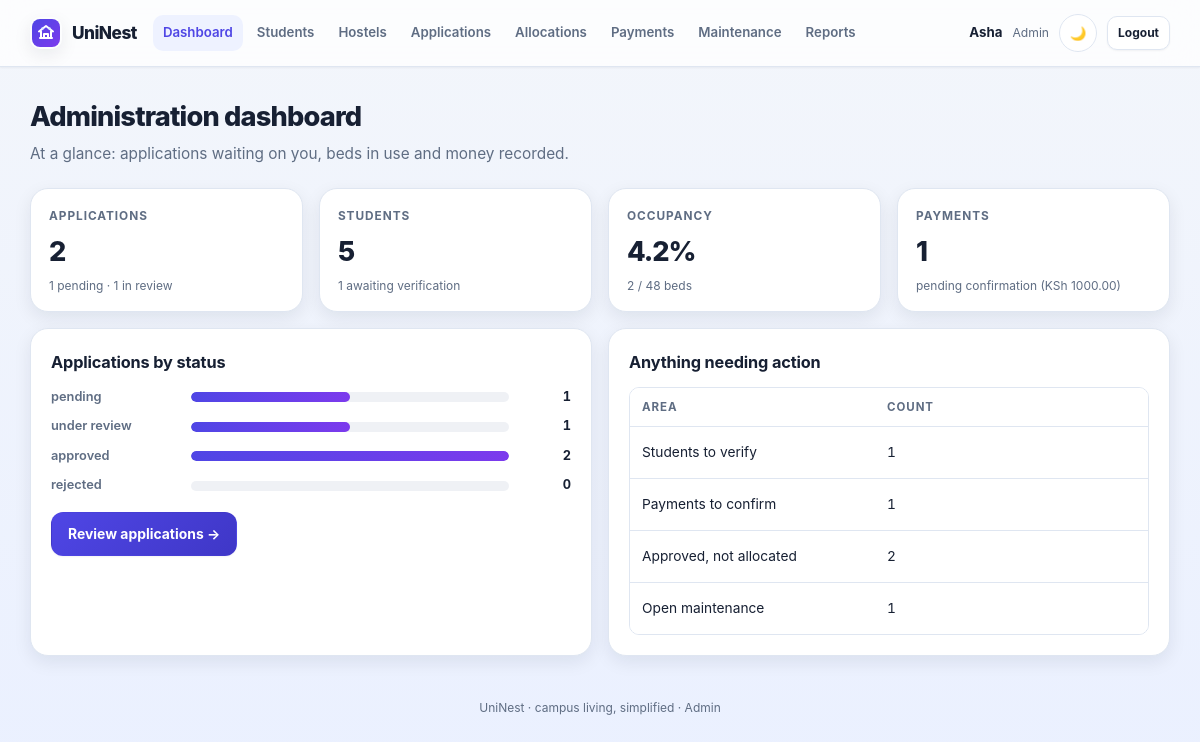
The page /admin/dashboard (signed in) on the database its author committed.
### app/models/user.py (models this page shows, shortened)
class User(db.Model):
    __tablename__ = "users"
    id = db.Column(db.Integer, primary_key=True)
    email = db.Column(db.String(120), unique=True, nullable=False, index=True)
    password_hash = db.Column(db.String(255), nullable=False)
    full_name = db.Column(db.String(120), nullable=False)
    profile_image = db.Column(db.String(500), nullable=True)
    role = db.Column(db.String(20), nullable=False, default="student")
    is_active = db.Column(db.Boolean, default=True)
    email_verified = db.Column(db.Boolean, default=True)
    verification_token = db.Column(db.String(255), nullable=True, unique=True)
    reset_token = db.Column(db.String(255), nullable=True, unique=True)
    created_at = db.Column(db.DateTime, default=datetime.utcnow)
    student = db.relationship("Student", back_populates="user", uselist=False, cascade="all, delete-orphan")

### app/models/payment.py (models this page shows, shortened)
class Payment(db.Model):
    __tablename__ = "payments"
    id = db.Column(db.Integer, primary_key=True)
    reference = db.Column(db.String(40), unique=True, nullable=False, index=True)
    student_id = db.Column(db.Integer, db.ForeignKey("students.id"), nullable=False, index=True)
    allocation_id = db.Column(db.Integer, db.ForeignKey("allocations.id"))
    amount = db.Column(db.Float, nullable=False)
    currency = db.Column(db.String(5), default="KSh")
    method = db.Column(db.String(20), nullable=False, default="mpesa")
    phone_number = db.Column(db.String(30))
    semester = db.Column(db.String(30), default="2026 Semester 1")
    status = db.Column(db.String(20), nullable=False, default="pending", index=True)
    description = db.Column(db.String(255))
    confirmed_by = db.Column(db.Integer, db.ForeignKey("users.id"))
    confirmed_at = db.Column(db.DateTime)
    created_at = db.Column(db.DateTime, default=datetime.utcnow)
    student = db.relationship("Student", back_populates="payments")
    allocation = db.relationship("Allocation", back_populates="payments")
    confirmer = db.relationship("User", foreign_keys=[confirmed_by])

### app/routes/web.py (the view)
@bp.get("/admin/dashboard")
@login_required(["admin"])
def admin_dashboard(user):
    s = report_service.summary()
    students = student_service.list_students()
    open_maintenance = maintenance_service.list_requests(None)
    return render_template(
        "admin/dashboard.html",
        summary=s,
        students_count=len(students),
        unverified=sum(1 for x in students if x.verification_status != "verified"),
        maintenance_open=sum(1 for r in open_maintenance if r.status != "resolved"),
    )

### app/models/hostel.py (called while the page is built)
    @property
    def beds_total(self):
        return sum(r.beds_total for r in self.rooms)

    @property
    def beds_occupied(self):
        return sum(r.beds_occupied for r in self.rooms)

    @property
    def beds_available(self):
        return self.beds_total - self.beds_occupied - self.beds_maintenance

    @property
    def beds_maintenance(self):
        return sum(r.beds_maintenance for r in self.rooms)

    @property
    def beds_total(self):
        return self.beds.count()

    @property
    def beds_occupied(self):
        return self.beds.filter_by(status="occupied").count()

    @property
    def beds_maintenance(self):
        return self.beds.filter_by(status="maintenance").count()

### app/routes/web.py (called while the page is built)
@bp.app_context_processor
def template_context():
    user = current_user()
    unread = 0
    if user:
        unread = report_service.unread_counts(user.id)
    return {"current_user": user, "unread_count": unread}

def current_user():
    uid = session.get("uid")
    return db.session.get(User, uid) if uid else None

def login_required(roles=None):
    def decorator(fn):
        @wraps(fn)
        def wrapper(*args, **kwargs):
            user = current_user()
            if not user:
                return redirect(url_for("web.login"))
            if roles and user.role not in roles:
                flash("You do not have access to that area.", "error")
                return redirect(url_for("web.dashboard"))
            return fn(*args, user=user, **kwargs)
        return wrapper
    return decorator

### app/services/maintenance_service.py (called while the page is built)
def list_requests(student_id=None, status=None):
    query = MaintenanceRequest.query
    if student_id:
        query = query.filter(MaintenanceRequest.student_id == student_id)
    if status:
        query = query.filter(MaintenanceRequest.status == status)
    return query.order_by(MaintenanceRequest.created_at.desc()).all()

### app/services/report_service.py (called while the page is built)
def unread_counts(user_id):
    unread = Notification.query.filter_by(user_id=user_id, is_read=False).count()
    return unread

### app/services/student_service.py (called while the page is built)
def list_students(status=None):
    query = Student.query
    if status in ("verified", "unverified"):
        query = query.filter(Student.verification_status == status)
    return query.order_by(Student.created_at.desc()).all()

### templates/admin/dashboard.html (shortened to what this page needs)
{% extends "base.html" %}
{% block content %}
<h1 class="page-title">Administration dashboard</h1>
<p class="page-sub">At a glance: applications waiting on you, beds in use and money recorded.</p>
<div class="grid cols-4">
  <div class="stat"><div class="label">Applications</div><div class="value">{{ summary.applications.pending + summary.applications.under_review }}</div><div class="hint">{{ summary.applications.pending }} pending · {{ summary.applications.under_review }} in review</div></div>
  <div class="stat"><div class="label">Students</div><div class="value">{{ students_count }}</div><div class="hint">{{ unverified }} awaiting verification</div></div>
  <div class="stat"><div class="label">Occupancy</div><div class="value">{{ summary.occupancy.occupancy_rate }}%</div><div class="hint">{{ summary.occupancy.beds_occupied }} / {{ summary.occupancy.beds_total }} beds</div></div>
  <div class="stat"><div class="label">Payments</div><div class="value">{{ summary.payments.pending_count }}</div><div class="hint">pending confirmation ({{ summary.payments.currency }} {{ "%.2f"|format(summary.payments.pending_total) }})</div></div>
</div>
<div class="grid cols-2 mt-16">
  <div class="card">
    <div class="card-title">Applications by status</div>
    <div class="bar-chart">
      {% for key in ["pending", "under_review", "approved", "rejected"] %}
      <div class="bar-row">
        <div class="bar-label">{{ key|replace('_',' ') }}</div>
        {% set mx = [summary.applications.pending, summary.applications.under_review, summary.applications.approved, summary.applications.rejected]|max or 1 %}
        <div class="bar-track"><div class="bar-fill" style="width: {{ (100 * summary.applications[key] / mx)|round }}%"></div></div>
        <div class="bar-value">{{ summary.applications[key] }}</div>
      </div>
      {% endfor %}
    </div>
    <a class="btn primary mt-16" href="{{ url_for('web.admin_applications') }}">Review applications →</a>
  </div>
  <div class="card">
    <div class="card-title">Anything needing action</div>
    <table class="table">
      <tr><th>Area</th><th>Count</th><th></th></tr>
      <tr><td>Students to verify</td><td class="num">{{ unverified }}</td><td class="right"><a class="btn sm" href="{{ url_for('web.admin_students') }}">Open</a></td></tr>
      <tr><td>Payments to confirm</td><td class="num">{{ summary.payments.pending_count }}</td><td class="right"><a class="btn sm" href="{{ url_for('web.admin_payments') }}">Open</a></td></tr>
      <tr><td>Approved, not allocated</td><td class="num">{{ summary.applications.approved }}</td><td class="right"><a class="btn sm" href="{{ url_for('web.admin_applications', status='approved') }}">Open</a></td></tr>
      <tr><td>Open maintenance</td><td class="num">{{ maintenance_open|default(0) }}</td><td class="right"><a class="btn sm" href="{{ url_for('web.admin_maintenance') }}">Open</a></td></tr>
    </table>
  </div>
</div>
{% endblock %}

### templates/base.html (shortened to what this page needs)
<!doctype html>
<html lang="en">
<head>
  <link rel="stylesheet" href="{{ url_for('static', filename='css/uni.css') }}">
</head>
<body data-theme="light">
  <nav class="nav" aria-label="Main navigation">
    <div class="nav-inner">
      <div class="nav-brand-group">
        <a class="brand" href="{{ url_for('web.index') }}">
          <span class="brand-mark" aria-hidden="true">
          </span>
          <span class="brand-text">UniNest</span>
        </a>
      </div>
      <div class="nav-links" id="site-nav">
        {% if current_user %}
          {% if current_user.role == 'student' %}
            <a href="{{ url_for('web.dashboard') }}">Dashboard</a>
            <a href="{{ url_for('web.my_availability') }}">Availability</a>
            <a href="{{ url_for('web.my_payments') }}">Payments</a>
            <a href="{{ url_for('web.my_maintenance') }}">Maintenance</a>
            <a href="{{ url_for('web.my_notifications') }}">Notifications{% if unread_count %} <span class="badge nav-badge">{{ unread_count }}</span>{% endif %}</a>
            <a href="{{ url_for('web.my_profile') }}">Profile</a>
          {% elif current_user.role == 'admin' %}
            <a href="{{ url_for('web.admin_dashboard') }}">Dashboard</a>
            <a href="{{ url_for('web.admin_students') }}">Students</a>
            <a href="{{ url_for('web.admin_hostels') }}">Hostels</a>
            <a href="{{ url_for('web.admin_applications') }}">Applications</a>
            <a href="{{ url_for('web.admin_allocations') }}">Allocations</a>
            <a href="{{ url_for('web.admin_payments') }}">Payments</a>
            <a href="{{ url_for('web.admin_maintenance') }}">Maintenance</a>
            <a href="{{ url_for('web.reports') }}">Reports</a>
          {% else %}
            <a href="{{ url_for('web.management_dashboard') }}">Overview</a>
            <a href="{{ url_for('web.my_availability') }}">Availability</a>
            <a href="{{ url_for('web.admin_allocations') }}">Allocations</a>
            <a href="{{ url_for('web.reports') }}">Reports</a>
          {% endif %}
        {% endif %}
      </div>
      <div class="nav-user">
        {% if current_user %}
          <span class="name">{{ current_user.full_name.split()[0] }}</span>
          <span class="muted small">{{ current_user.role|capitalize }}</span>
          <button class="theme-toggle" type="button" aria-label="Toggle theme">🌙</button>
          <a class="btn sm" href="{{ url_for('web.logout') }}">Logout</a>
        {% else %}
          <button class="theme-toggle" type="button" aria-label="Toggle theme">🌙</button>
          <a class="btn sm" href="{{ url_for('web.login') }}">Log in</a>
          <a class="btn sm primary" href="{{ url_for('web.register') }}">Create account</a>
        {% endif %}
      </div>
    </div>
  </nav>
  <main class="container {% block container_class %}{% endblock %}">
    {% block content %}{% endblock %}
    <div class="footer">UniNest · campus living, simplified {{ current_user.role|default('', true) and '· ' + current_user.role|capitalize }}</div>
  </main>
</body>
</html>

### rows shown on the page
User: full_name "Asha", role "Admin", role "· Admin"
Payment: status "pending", {{ (100 * summary.applications[key] / mx)|round }} 50.0 (drawn), applications "1"

### other values the page prints
{{ summary.applications.pending + summary.applications.under_review }} "2"
{{ summary.applications.pending }} "1"
{{ summary.applications.under_review }} "1"
{{ students_count }} "5"
{{ unverified }} "1"
{{ summary.occupancy.occupancy_rate }} "4.2"
{{ summary.occupancy.beds_occupied }} "2"
{{ summary.occupancy.beds_total }} "48"
{{ summary.payments.pending_count }} "1"
{{ summary.payments.currency }} "KSh"
{{ "%.2f"|format(summary.payments.pending_total) }} "1000.00"
{{ key|replace('_',' ') }} "under review" "approved" "rejected"
{{ summary.applications[key] }} "1" "2" "0"
{{ summary.applications.approved }} "2"
{{ maintenance_open|default(0) }} "1"
